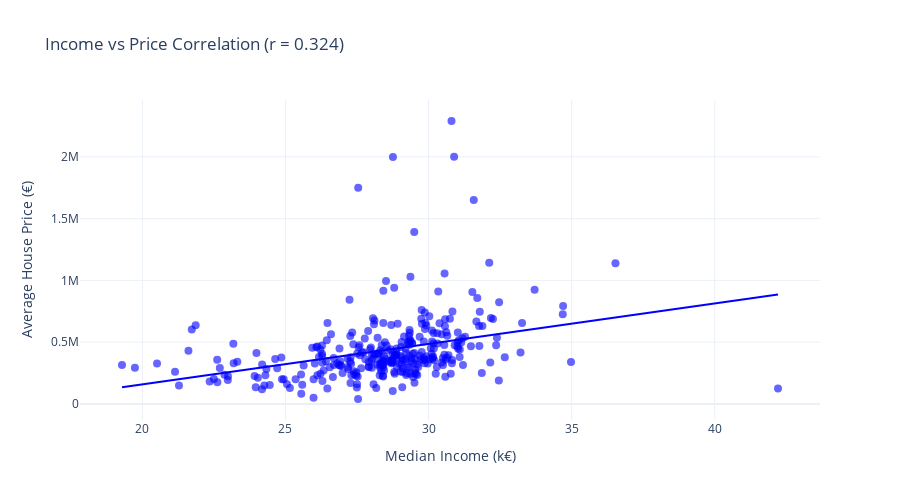

Source (notebook cell):
### Markdown cell above
## Visualization

### Code cell
# Simple scatter plot
fig = px.scatter(merged, 
                 x='median_income', 
                 y='avg_price',
                 hover_name='municipality_clean',
                 labels={'median_income': 'Median Income (k€)', 
                        'avg_price': 'Average House Price (€)'},
                 title=f'Income vs Price Correlation (r = {merged["median_income"].corr(merged["avg_price"]):.3f})',
                 trendline='ols')

fig.update_traces(marker=dict(size=8, opacity=0.6, color='blue'))
fig.update_layout(height=500, template='plotly_white')
fig.show()

### Figure 1 — Plotly figure (JSON) as saved in the notebook; plotly's stock layout.template omitted (floating-point values rounded to 4 significant figures; data arrays with more than 128 entries replaced by an {"elided": "..."} marker saying what was removed)
{"data": [{"hovertemplate": "<b>%{hovertext}</b><br><br>Median Income (k€)=%{x}<br>Average House Price (€)=%{y}<extra></extra>", "hovertext": {"elided": "321 str values"}, "legendgroup": "", "marker": {"color": "blue", "opacity": 0.6, "size": 8, "symbol": "circle"}, "mode": "markers", "name": "", "orientation": "v", "showlegend": false, "type": "scatter", "x": {"elided": "321 float values"}, "xaxis": "x", "y": {"elided": "321 float values"}, "yaxis": "y"}, {"hovertemplate": "<b>OLS trendline</b><br>avg_price = 32747.9 * median_income + -497189<br>R<sup>2</sup>=0.104758<br><br>Median Income (k€)=%{x}<br>Average House Price (€)=%{y} <b>(trend)</b><extra></extra>", "legendgroup": "", "marker": {"color": "blue", "opacity": 0.6, "size": 8, "symbol": "circle"}, "mode": "lines", "name": "", "showlegend": false, "type": "scatter", "x": {"elided": "321 float values"}, "xaxis": "x", "y": {"elided": "321 float values"}, "yaxis": "y"}], "layout": {"height": 500, "legend": {"tracegroupgap": 0}, "title": {"text": "Income vs Price Correlation (r = 0.324)"}, "xaxis": {"anchor": "y", "domain": [0, 1], "title": {"text": "Median Income (k€)"}}, "yaxis": {"anchor": "x", "domain": [0, 1], "title": {"text": "Average House Price (€)"}}}}
